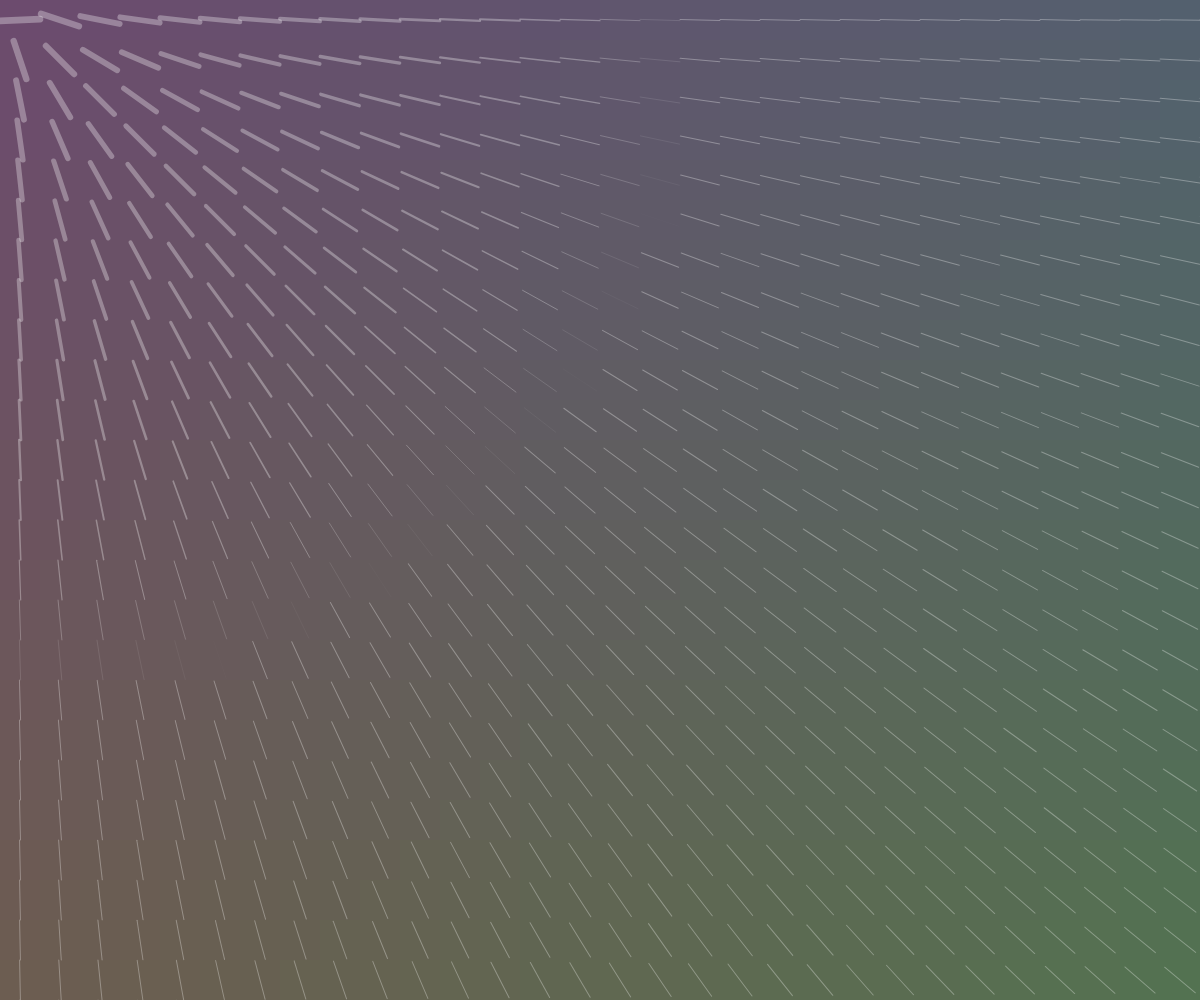
Frame 1 (no input)
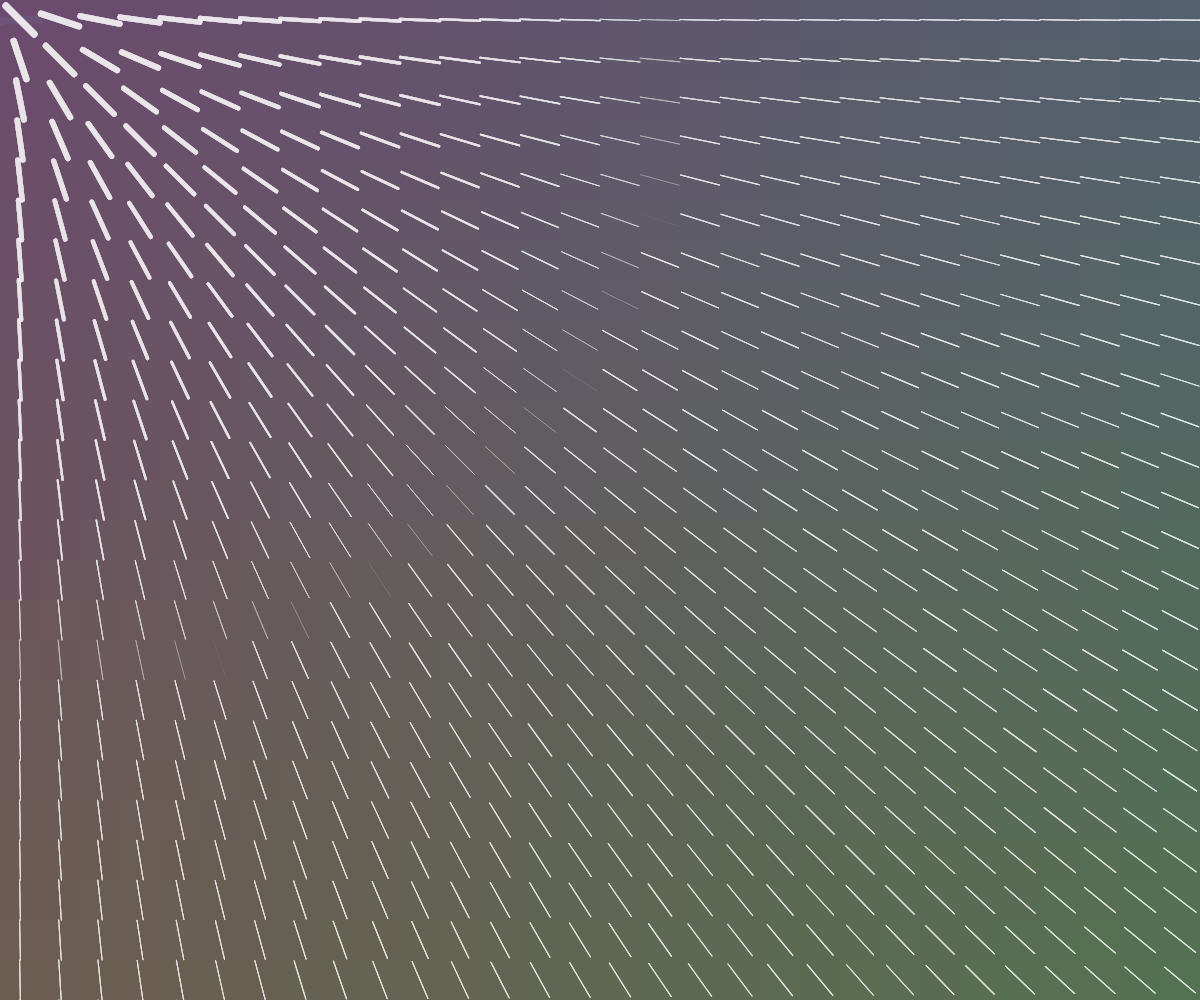
Frame 60 (no input)
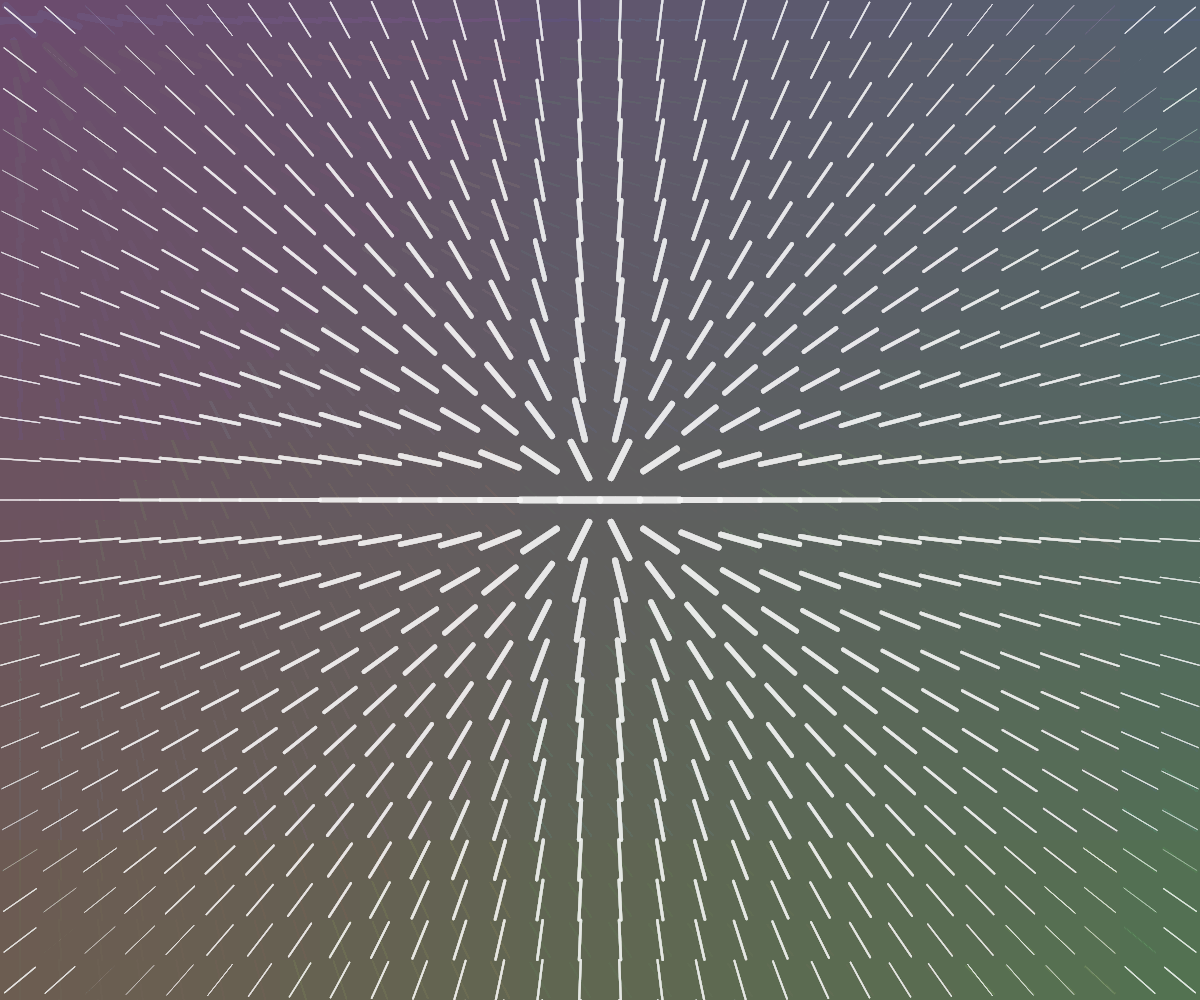
Frame 120 (the mouse pressed at the canvas centre since frame 60)

The p5.js sketch that drew these frames (run headless with seeded random() and noise() and a simulated clock; from frame 60 on, the mouse is pressed at the canvas centre):

// p5.js sketch
// ── sketch.js
let list = [];
const radius = 20;
let rand1;
let rand2;

function setup() {
  createCanvas(windowWidth, windowHeight);
  frameRate(60);
  noStroke();
  rand1 = [random(60,128),random(60,128),random(60,128)];
rand2 = [random(60,128),random(60,128),random(60,128)];
  for (let i = 0; i < width/radius; i++) {
  for (let j = 0; j < height/radius; j++) {
  list.push({x:i*radius*2+radius, y:j*radius*2+radius});
}
}
  
  list.map(({x, y})=>{ fill(map(x,0,width,rand1[0],rand2[0]),map(x+y,0,width+height,rand1[1],rand2[1]),map(y,0,height,rand1[2],rand2[2]));
      rect(x-radius,y-radius,radius*2,radius*2);
  })
}

function getAngle(x1, y1, x2, y2) {
	var rad = atan2(y2 - y1, x2 - x1);
	return rad ;
}

function getLocation(angle) {
  x = Math.cos(angle) * radius;
  y = Math.sin(angle) * radius;
  return {x,y};
}

function getDistance(x1, y1, x2, y2) {
  var disX = x1 - x2;
  var disY = y1 - y2;
  return sqrt(Math.abs(disX*disX) + abs(disY*disY));
}

function draw() {
  list.map(({x, y})=>{     fill(map(x,0,width,rand1[0],rand2[0]),map(x+y,0,width+height,rand1[1],rand2[1]),map(y,0,height,rand1[2],rand2[2]),20);
      rect(x-radius,y-radius,radius*2,radius*2);
  })
  list.map(({x, y})=>{
    const angle = getAngle(x,y,mouseX,mouseY);
    const distance = getDistance(x,y,mouseX,mouseY)
    push();
    strokeWeight(7-distance/100);
    stroke(255,80);
    angleMode(DEGREES);
    translate(x, y);
    rotate(angle);
    line(-radius, 0, radius, 0);
    pop();
  })
}
